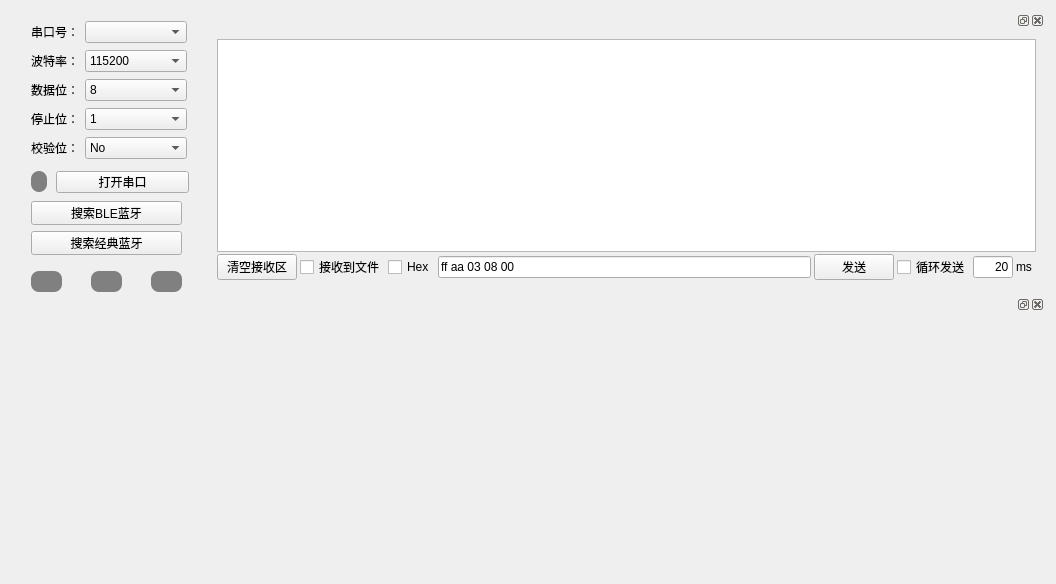
<?xml version="1.0" encoding="UTF-8"?>
<ui version="4.0">
 <class>Form</class>
 <widget class="QWidget" name="Form">
  <property name="geometry">
   <rect>
    <x>0</x>
    <y>0</y>
    <width>1056</width>
    <height>584</height>
   </rect>
  </property>
  <property name="windowTitle">
   <string>Form</string>
  </property>
  <layout class="QGridLayout" name="gridLayout_7">
   <item row="0" column="0" rowspan="2">
    <widget class="QWidget" name="widget" native="true">
     <property name="minimumSize">
      <size>
       <width>191</width>
       <height>300</height>
      </size>
     </property>
     <property name="maximumSize">
      <size>
       <width>16777215</width>
       <height>16777215</height>
      </size>
     </property>
     <widget class="QWidget" name="formLayoutWidget_2">
      <property name="geometry">
       <rect>
        <x>20</x>
        <y>10</y>
        <width>161</width>
        <height>141</height>
       </rect>
      </property>
      <layout class="QFormLayout" name="formLayout_2">
       <property name="fieldGrowthPolicy">
        <enum>QFormLayout::AllNonFixedFieldsGrow</enum>
       </property>
       <property name="verticalSpacing">
        <number>7</number>
       </property>
       <item row="0" column="0">
        <widget class="QLabel" name="label">
         <property name="text">
          <string>串口号：</string>
         </property>
         <property name="alignment">
          <set>Qt::AlignCenter</set>
         </property>
        </widget>
       </item>
       <item row="0" column="1">
        <widget class="QComboBox" name="comboBox">
         <property name="maximumSize">
          <size>
           <width>102</width>
           <height>16777215</height>
          </size>
         </property>
        </widget>
       </item>
       <item row="1" column="0">
        <widget class="QLabel" name="label_2">
         <property name="text">
          <string>波特率：</string>
         </property>
         <property name="alignment">
          <set>Qt::AlignCenter</set>
         </property>
        </widget>
       </item>
       <item row="1" column="1">
        <widget class="QComboBox" name="comboBox_2">
         <property name="maximumSize">
          <size>
           <width>102</width>
           <height>16777215</height>
          </size>
         </property>
         <property name="currentText">
          <string>115200</string>
         </property>
         <item>
          <property name="text">
           <string>115200</string>
          </property>
         </item>
         <item>
          <property name="text">
           <string>57600</string>
          </property>
         </item>
         <item>
          <property name="text">
           <string>38400</string>
          </property>
         </item>
         <item>
          <property name="text">
           <string>25600</string>
          </property>
         </item>
         <item>
          <property name="text">
           <string>19200</string>
          </property>
         </item>
         <item>
          <property name="text">
           <string>9600</string>
          </property>
         </item>
         <item>
          <property name="text">
           <string>4800</string>
          </property>
         </item>
         <item>
          <property name="text">
           <string>2400</string>
          </property>
         </item>
        </widget>
       </item>
       <item row="2" column="0">
        <widget class="QLabel" name="label_3">
         <property name="text">
          <string>数据位：</string>
         </property>
         <property name="alignment">
          <set>Qt::AlignCenter</set>
         </property>
        </widget>
       </item>
       <item row="2" column="1">
        <widget class="QComboBox" name="comboBox_3">
         <property name="maximumSize">
          <size>
           <width>102</width>
           <height>16777215</height>
          </size>
         </property>
         <item>
          <property name="text">
           <string>8</string>
          </property>
         </item>
         <item>
          <property name="text">
           <string>7</string>
          </property>
         </item>
         <item>
          <property name="text">
           <string>6</string>
          </property>
         </item>
         <item>
          <property name="text">
           <string>5</string>
          </property>
         </item>
        </widget>
       </item>
       <item row="3" column="0">
        <widget class="QLabel" name="label_4">
         <property name="text">
          <string>停止位：</string>
         </property>
         <property name="alignment">
          <set>Qt::AlignCenter</set>
         </property>
        </widget>
       </item>
       <item row="3" column="1">
        <widget class="QComboBox" name="comboBox_4">
         <property name="maximumSize">
          <size>
           <width>102</width>
           <height>16777215</height>
          </size>
         </property>
         <item>
          <property name="text">
           <string>1</string>
          </property>
         </item>
         <item>
          <property name="text">
           <string>3</string>
          </property>
         </item>
         <item>
          <property name="text">
           <string>2</string>
          </property>
         </item>
        </widget>
       </item>
       <item row="4" column="0">
        <widget class="QLabel" name="label_5">
         <property name="text">
          <string>校验位：</string>
         </property>
         <property name="alignment">
          <set>Qt::AlignCenter</set>
         </property>
        </widget>
       </item>
       <item row="4" column="1">
        <widget class="QComboBox" name="comboBox_5">
         <property name="maximumSize">
          <size>
           <width>102</width>
           <height>16777215</height>
          </size>
         </property>
         <item>
          <property name="text">
           <string>No</string>
          </property>
         </item>
         <item>
          <property name="text">
           <string>Even</string>
          </property>
         </item>
         <item>
          <property name="text">
           <string>Odd</string>
          </property>
         </item>
         <item>
          <property name="text">
           <string>Space</string>
          </property>
         </item>
         <item>
          <property name="text">
           <string>Mark</string>
          </property>
         </item>
        </widget>
       </item>
      </layout>
     </widget>
     <widget class="QPushButton" name="pushButton">
      <property name="geometry">
       <rect>
        <x>45</x>
        <y>160</y>
        <width>133</width>
        <height>22</height>
       </rect>
      </property>
      <property name="text">
       <string>打开串口</string>
      </property>
     </widget>
     <widget class="QLabel" name="labelStatus">
      <property name="geometry">
       <rect>
        <x>20</x>
        <y>160</y>
        <width>16</width>
        <height>21</height>
       </rect>
      </property>
      <property name="styleSheet">
       <string notr="true">QLabel{
border-radius: 8px;
background-color: gray;
}</string>
      </property>
      <property name="text">
       <string/>
      </property>
      <property name="textFormat">
       <enum>Qt::AutoText</enum>
      </property>
     </widget>
     <widget class="QPushButton" name="pushButton_scan">
      <property name="geometry">
       <rect>
        <x>20</x>
        <y>190</y>
        <width>151</width>
        <height>24</height>
       </rect>
      </property>
      <property name="text">
       <string>搜索BLE蓝牙</string>
      </property>
     </widget>
     <widget class="QPushButton" name="pushButton_scan_classic">
      <property name="geometry">
       <rect>
        <x>20</x>
        <y>220</y>
        <width>151</width>
        <height>24</height>
       </rect>
      </property>
      <property name="text">
       <string>搜索经典蓝牙</string>
      </property>
     </widget>
     <widget class="QLabel" name="labelStatus_2">
      <property name="geometry">
       <rect>
        <x>20</x>
        <y>260</y>
        <width>31</width>
        <height>21</height>
       </rect>
      </property>
      <property name="styleSheet">
       <string notr="true">QLabel{
border-radius: 8px;
background-color: gray;
}</string>
      </property>
      <property name="text">
       <string/>
      </property>
      <property name="textFormat">
       <enum>Qt::AutoText</enum>
      </property>
     </widget>
     <widget class="QLabel" name="labelStatus_3">
      <property name="geometry">
       <rect>
        <x>80</x>
        <y>260</y>
        <width>31</width>
        <height>21</height>
       </rect>
      </property>
      <property name="styleSheet">
       <string notr="true">QLabel{
border-radius: 8px;
background-color: gray;
}</string>
      </property>
      <property name="text">
       <string/>
      </property>
      <property name="textFormat">
       <enum>Qt::AutoText</enum>
      </property>
     </widget>
     <widget class="QLabel" name="labelStatus_4">
      <property name="geometry">
       <rect>
        <x>140</x>
        <y>260</y>
        <width>31</width>
        <height>21</height>
       </rect>
      </property>
      <property name="styleSheet">
       <string notr="true">QLabel{
border-radius: 8px;
background-color: gray;
}</string>
      </property>
      <property name="frameShadow">
       <enum>QFrame::Plain</enum>
      </property>
      <property name="text">
       <string/>
      </property>
      <property name="textFormat">
       <enum>Qt::AutoText</enum>
      </property>
     </widget>
    </widget>
   </item>
   <item row="0" column="1">
    <widget class="QDockWidget" name="dockWidget">
     <widget class="QWidget" name="dockWidgetContents">
      <layout class="QGridLayout" name="gridLayout_3">
       <item row="0" column="0">
        <widget class="QWidget" name="widget_3" native="true">
         <property name="maximumSize">
          <size>
           <width>16777215</width>
           <height>16777215</height>
          </size>
         </property>
         <layout class="QGridLayout" name="gridLayout">
          <property name="leftMargin">
           <number>0</number>
          </property>
          <property name="topMargin">
           <number>0</number>
          </property>
          <property name="rightMargin">
           <number>0</number>
          </property>
          <property name="bottomMargin">
           <number>0</number>
          </property>
          <property name="spacing">
           <number>2</number>
          </property>
          <item row="0" column="0">
           <widget class="QTextBrowser" name="textBrowser"/>
          </item>
          <item row="1" column="0">
           <layout class="QGridLayout" name="gridLayout_2">
            <property name="horizontalSpacing">
             <number>3</number>
            </property>
            <property name="verticalSpacing">
             <number>6</number>
            </property>
            <item row="0" column="1">
             <widget class="QCheckBox" name="checkBox_2">
              <property name="text">
               <string>接收到文件</string>
              </property>
             </widget>
            </item>
            <item row="0" column="6">
             <widget class="QLineEdit" name="lineEdit_2">
              <property name="maximumSize">
               <size>
                <width>40</width>
                <height>16777215</height>
               </size>
              </property>
              <property name="layoutDirection">
               <enum>Qt::LeftToRight</enum>
              </property>
              <property name="inputMask">
               <string/>
              </property>
              <property name="text">
               <string>20</string>
              </property>
              <property name="alignment">
               <set>Qt::AlignRight|Qt::AlignTrailing|Qt::AlignVCenter</set>
              </property>
             </widget>
            </item>
            <item row="0" column="7">
             <widget class="QLabel" name="label_6">
              <property name="minimumSize">
               <size>
                <width>20</width>
                <height>0</height>
               </size>
              </property>
              <property name="text">
               <string>ms</string>
              </property>
             </widget>
            </item>
            <item row="0" column="3">
             <widget class="QLineEdit" name="lineEdit">
              <property name="text">
               <string>ff aa 03 08 00 </string>
              </property>
             </widget>
            </item>
            <item row="0" column="4">
             <widget class="QPushButton" name="pushButton_3">
              <property name="minimumSize">
               <size>
                <width>0</width>
                <height>0</height>
               </size>
              </property>
              <property name="text">
               <string>发送</string>
              </property>
              <property name="checkable">
               <bool>false</bool>
              </property>
              <property name="checked">
               <bool>false</bool>
              </property>
              <property name="autoRepeat">
               <bool>false</bool>
              </property>
             </widget>
            </item>
            <item row="0" column="2">
             <widget class="QCheckBox" name="checkBox_4">
              <property name="text">
               <string>Hex</string>
              </property>
              <property name="checked">
               <bool>false</bool>
              </property>
              <property name="tristate">
               <bool>false</bool>
              </property>
             </widget>
            </item>
            <item row="0" column="0">
             <widget class="QPushButton" name="pushButton_2">
              <property name="minimumSize">
               <size>
                <width>0</width>
                <height>0</height>
               </size>
              </property>
              <property name="text">
               <string>清空接收区</string>
              </property>
             </widget>
            </item>
            <item row="0" column="5">
             <widget class="QCheckBox" name="checkBox_3">
              <property name="text">
               <string>循环发送</string>
              </property>
             </widget>
            </item>
           </layout>
          </item>
         </layout>
        </widget>
       </item>
      </layout>
     </widget>
    </widget>
   </item>
   <item row="1" column="1">
    <widget class="QDockWidget" name="dockWidget_2">
     <widget class="QWidget" name="dockWidgetContents_2">
      <layout class="QVBoxLayout" name="verticalLayout">
       <item>
        <layout class="QGridLayout" name="gridLayout_4"/>
       </item>
       <item>
        <layout class="QGridLayout" name="gridLayout_6"/>
       </item>
       <item>
        <layout class="QGridLayout" name="gridLayout_5"/>
       </item>
      </layout>
     </widget>
    </widget>
   </item>
  </layout>
 </widget>
 <resources/>
 <connections/>
</ui>
